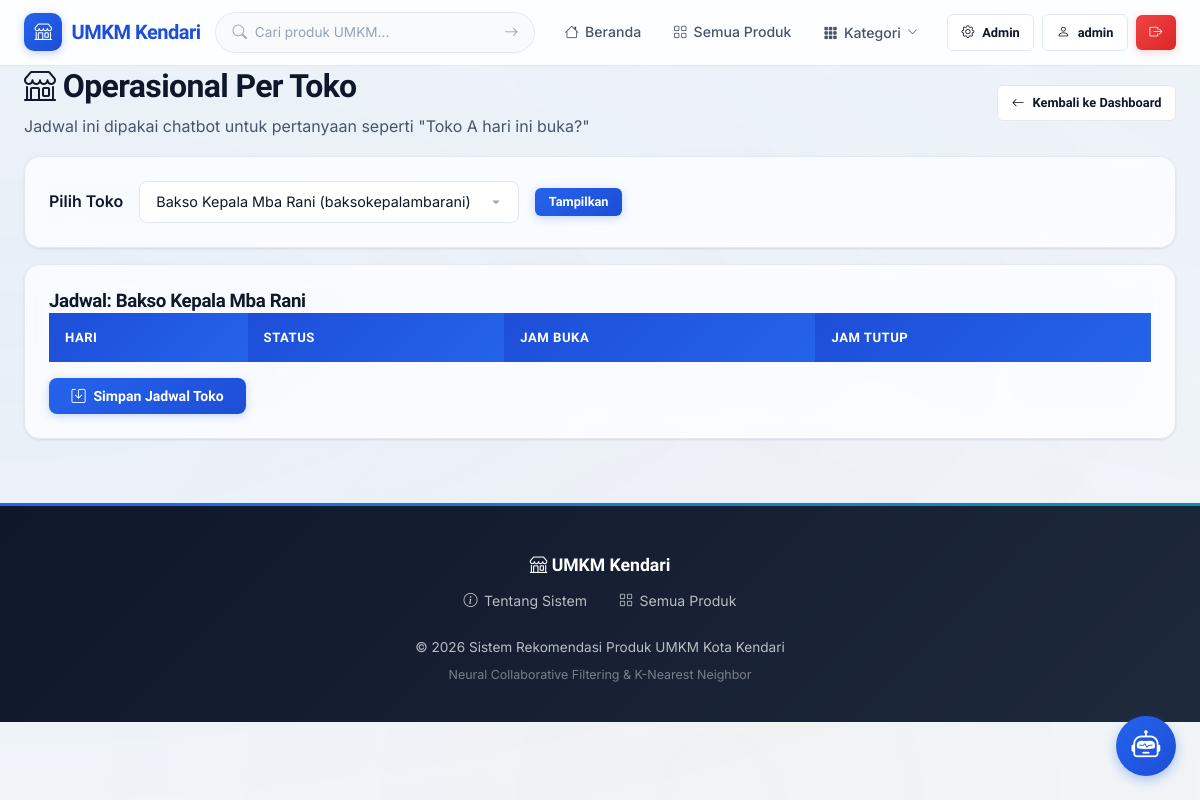
The page /admin/operasional/seller (signed in) on the database as committed earlier.
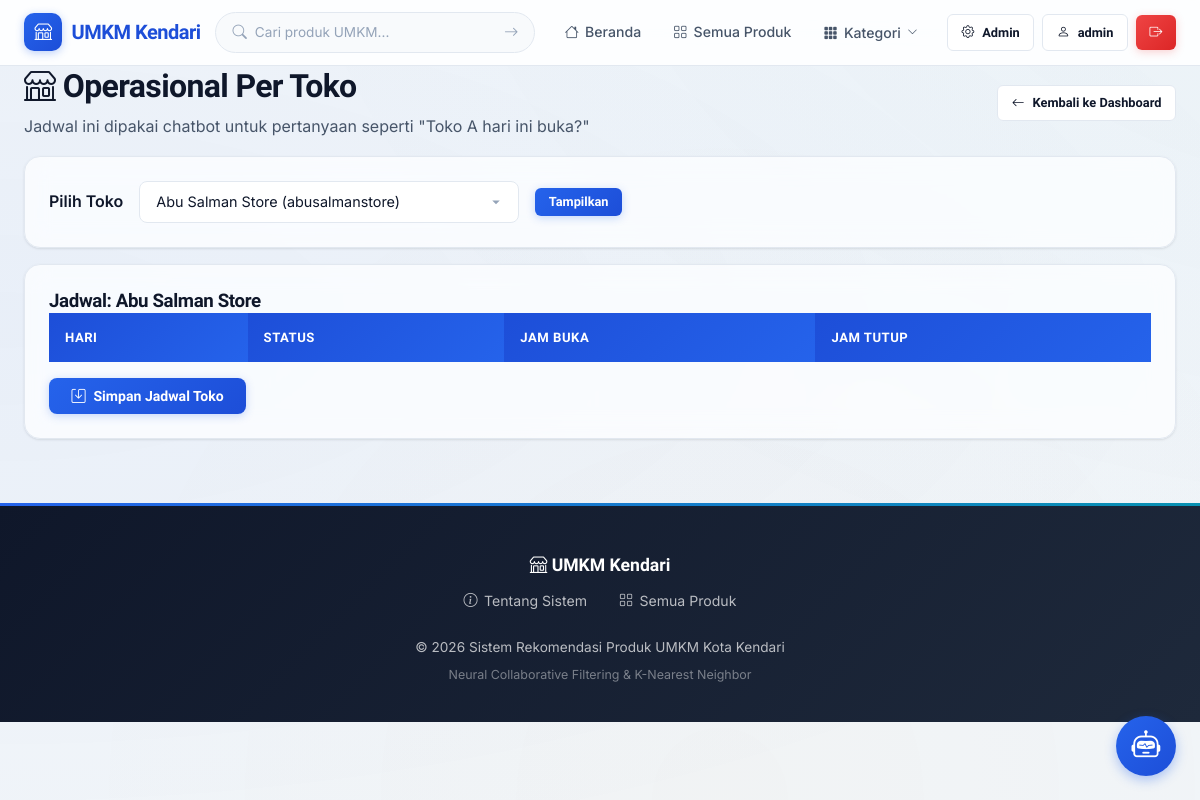
The same page on the database as committed later.
### tables this page shows
CREATE TABLE users (
            id INTEGER PRIMARY KEY AUTOINCREMENT,
            username TEXT UNIQUE NOT NULL,
            email TEXT UNIQUE NOT NULL,
            password_hash TEXT NOT NULL,
            role TEXT NOT NULL DEFAULT 'buyer' CHECK(role IN ('admin','seller','buyer')),
            nama_lengkap TEXT NOT NULL,
            alamat TEXT DEFAULT '',
            no_telepon TEXT DEFAULT '',
            created_at TIMESTAMP DEFAULT CURRENT_TIMESTAMP
        );

### routes/admin.py (the view, shortened to what this page needs)
@admin_bp.route('/operasional/seller', methods=['GET', 'POST'])
@admin_required
def kelola_operasional_seller():
    from models.database import get_db
    db = get_db()
    sellers = db.execute(
        "SELECT id, username, nama_lengkap FROM users WHERE role = 'seller' ORDER BY nama_lengkap ASC"
    ).fetchall()
    if not sellers:
        flash('Belum ada akun seller.', 'warning')
        return redirect(url_for('admin.dashboard'))
    selected_seller_id = request.args.get('seller_id', type=int) or sellers[0]['id']
    rows = db.execute(
        '''
        SELECT hari_index, hari_nama, buka_jam, tutup_jam, is_open
        FROM seller_operasional
        WHERE seller_id = ?
        ORDER BY hari_index ASC
        ''',
        (selected_seller_id,)
    ).fetchall()
    schedule = [dict(row) for row in rows]
    selected_seller = next((dict(s) for s in sellers if s['id'] == selected_seller_id), dict(sellers[0]))
    kategori_list = Kategori.get_all()
    return render_template(
        'admin/operasional_seller.html',
        sellers=[dict(s) for s in sellers],
        selected_seller=selected_seller,
        schedule=schedule,
        kategori_list=kategori_list
    )

### models/database.py (called while the page is built)
def get_db():
    from flask import g
    if 'db' not in g:
        g.db = sqlite3.connect(DATABASE)
        g.db.row_factory = sqlite3.Row
        g.db.execute("PRAGMA foreign_keys = ON")
    return g.db

### models/kategori.py (called while the page is built)
    @staticmethod
    def get_all():
        db = get_db()
        rows = db.execute('SELECT * FROM kategori ORDER BY nama').fetchall()
        return [Kategori(**dict(row)) for row in rows]

### models/user.py (called while the page is built)
    @staticmethod
    def get_by_id(user_id):
        db = get_db()
        row = db.execute('SELECT * FROM users WHERE id = ?', (user_id,)).fetchone()
        if row:
            return User(**dict(row))
        return None

### routes/admin.py (called while the page is built)
def admin_required(f):
    @wraps(f)
    @login_required
    def decorated_function(*args, **kwargs):
        if current_user.role != 'admin':
            flash('Akses ditolak. Anda bukan admin.', 'danger')
            return redirect(url_for('main.index'))
        return f(*args, **kwargs)
    return decorated_function

### templates/admin/operasional_seller.html (shortened to what this page needs)
{% extends "base.html" %}
{% block content %}
<div class="container">
    <div class="d-flex justify-between align-center" style="margin-bottom: 1rem;">
        <div>
            <h1 style="margin:0;"><i class="bi bi-shop"></i> Operasional Per Toko</h1>
            <p style="margin:0.35rem 0 0; color: var(--text-secondary);">
                Jadwal ini dipakai chatbot untuk pertanyaan seperti "Toko A hari ini buka?"
            </p>
        </div>
        <a href="{{ url_for('admin.dashboard') }}" class="btn btn-secondary btn-sm">
            <i class="bi bi-arrow-left"></i> Kembali ke Dashboard
        </a>
    </div>
    <div class="glass-card" style="margin-bottom: 1rem;">
        <form method="GET" class="d-flex gap-2 align-center">
            <label for="seller_id" style="font-weight: 600;">Pilih Toko</label>
            <select id="seller_id" name="seller_id" class="form-control" style="max-width: 380px;">
                {% for seller in sellers %}
                <option value="{{ seller.id }}" {% if seller.id == selected_seller.id %}selected{% endif %}>
                    {{ seller.nama_lengkap }} ({{ seller.username }})
                </option>
                {% endfor %}
            </select>
            <button type="submit" class="btn btn-primary btn-sm">Tampilkan</button>
        </form>
    </div>
    <div class="glass-card">
        <h3 style="margin-top: 0;">Jadwal: {{ selected_seller.nama_lengkap }}</h3>
        <form method="POST">
            <div class="table-responsive">
                <table class="table">
                    <thead>
                        <tr>
                            <th>Hari</th>
                            <th>Status</th>
                            <th>Jam Buka</th>
                            <th>Jam Tutup</th>
                        </tr>
                    </thead>
                </table>
            </div>
            <div class="d-flex justify-end" style="margin-top: 1rem;">
                <button type="submit" class="btn btn-primary">
                    <i class="bi bi-save"></i> Simpan Jadwal Toko
                </button>
            </div>
        </form>
    </div>
</div>
{% endblock %}

Rows that differ between the two databases and show on the page:
no longer on this page (row unchanged): users: nama_lengkap "Bakso Kepala Mba Rani"
added users: nama_lengkap "Abu Salman Store"
Other text that changed with them:
form field seller_id: "Bakso Kepala Mba Rani (baksokepalambarani)" → "Abu Salman Store (abusalmanstore)"
